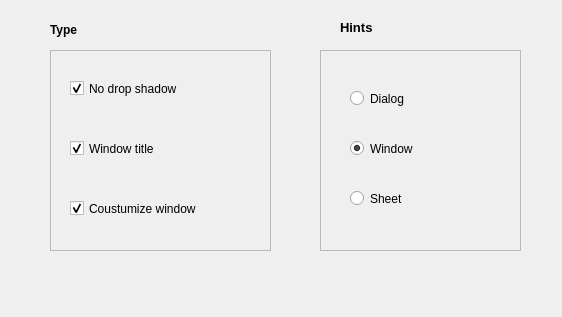
<?xml version="1.0" encoding="UTF-8"?>
<ui version="4.0">
 <class>Form</class>
 <widget class="QWidget" name="Form">
  <property name="geometry">
   <rect>
    <x>0</x>
    <y>0</y>
    <width>562</width>
    <height>317</height>
   </rect>
  </property>
  <property name="windowTitle">
   <string>Form</string>
  </property>
  <property name="styleSheet">
   <string notr="true"/>
  </property>
  <widget class="QFrame" name="frame">
   <property name="geometry">
    <rect>
     <x>50</x>
     <y>50</y>
     <width>221</width>
     <height>201</height>
    </rect>
   </property>
   <property name="styleSheet">
    <string notr="true">font: 63 italic 10pt &quot;Segoe UI Semibold&quot;;</string>
   </property>
   <property name="frameShape">
    <enum>QFrame::StyledPanel</enum>
   </property>
   <property name="frameShadow">
    <enum>QFrame::Raised</enum>
   </property>
   <widget class="QCheckBox" name="checkBox">
    <property name="geometry">
     <rect>
      <x>20</x>
      <y>30</y>
      <width>121</width>
      <height>17</height>
     </rect>
    </property>
    <property name="styleSheet">
     <string notr="true">
No drop shadow</string>
    </property>
    <property name="text">
     <string>No drop shadow</string>
    </property>
    <property name="checked">
     <bool>true</bool>
    </property>
   </widget>
   <widget class="QCheckBox" name="checkBox_2">
    <property name="geometry">
     <rect>
      <x>20</x>
      <y>90</y>
      <width>101</width>
      <height>17</height>
     </rect>
    </property>
    <property name="text">
     <string>Window title</string>
    </property>
    <property name="checked">
     <bool>true</bool>
    </property>
   </widget>
   <widget class="QCheckBox" name="checkBox_3">
    <property name="geometry">
     <rect>
      <x>20</x>
      <y>150</y>
      <width>141</width>
      <height>17</height>
     </rect>
    </property>
    <property name="text">
     <string>Coustumize window</string>
    </property>
    <property name="checked">
     <bool>true</bool>
    </property>
   </widget>
  </widget>
  <widget class="QFrame" name="frame_2">
   <property name="geometry">
    <rect>
     <x>320</x>
     <y>50</y>
     <width>201</width>
     <height>201</height>
    </rect>
   </property>
   <property name="styleSheet">
    <string notr="true">font: 63 italic 10pt &quot;Segoe UI Semibold&quot;;</string>
   </property>
   <property name="frameShape">
    <enum>QFrame::StyledPanel</enum>
   </property>
   <property name="frameShadow">
    <enum>QFrame::Raised</enum>
   </property>
   <widget class="QRadioButton" name="radioButton">
    <property name="geometry">
     <rect>
      <x>30</x>
      <y>40</y>
      <width>82</width>
      <height>17</height>
     </rect>
    </property>
    <property name="text">
     <string>Dialog</string>
    </property>
   </widget>
   <widget class="QRadioButton" name="radioButton_2">
    <property name="geometry">
     <rect>
      <x>30</x>
      <y>90</y>
      <width>82</width>
      <height>17</height>
     </rect>
    </property>
    <property name="text">
     <string>Window</string>
    </property>
    <property name="checked">
     <bool>true</bool>
    </property>
   </widget>
   <widget class="QRadioButton" name="radioButton_3">
    <property name="geometry">
     <rect>
      <x>30</x>
      <y>140</y>
      <width>82</width>
      <height>17</height>
     </rect>
    </property>
    <property name="text">
     <string>Sheet</string>
    </property>
   </widget>
  </widget>
  <widget class="QLabel" name="label">
   <property name="geometry">
    <rect>
     <x>50</x>
     <y>20</y>
     <width>71</width>
     <height>21</height>
    </rect>
   </property>
   <property name="text">
    <string>&lt;html&gt;&lt;head/&gt;&lt;body&gt;&lt;p&gt;&lt;span style=&quot; font-size:9pt; font-weight:600;&quot;&gt;Type&lt;/span&gt;&lt;/p&gt;&lt;/body&gt;&lt;/html&gt;</string>
   </property>
  </widget>
  <widget class="QLabel" name="label_2">
   <property name="geometry">
    <rect>
     <x>340</x>
     <y>20</y>
     <width>47</width>
     <height>13</height>
    </rect>
   </property>
   <property name="text">
    <string>&lt;html&gt;&lt;head/&gt;&lt;body&gt;&lt;p&gt;&lt;span style=&quot; font-size:10pt; font-weight:600;&quot;&gt;Hints&lt;/span&gt;&lt;/p&gt;&lt;/body&gt;&lt;/html&gt;</string>
   </property>
  </widget>
 </widget>
 <resources/>
 <connections/>
</ui>
